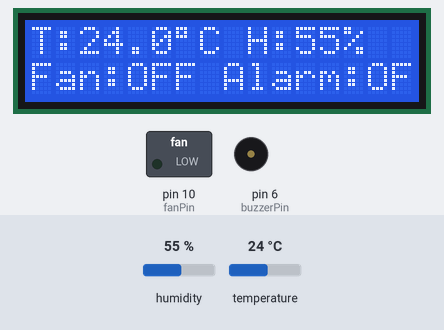
Bench run of a sketch on a simulated Arduino Uno, built with avr-gcc and run on an emulated ATmega328P. Shown: 16×2 character LCD, switched loads named in the sketch (green lamp = pin HIGH), buzzer (waves = sounding, pin HIGH). The inputs (shaded band) are chosen by the test bench; at power-on: temperature 24 °C, humidity 55 %. What the sketch prints to the serial monitor is not drawn.

Above: at 3.2 s.
3.3 s: temperature set to 28 °C
At 5.3 s:
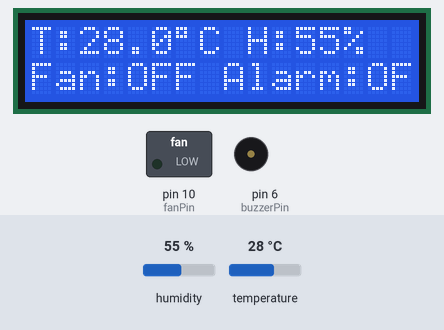
6.0 s: temperature set to 31 °C
At 6.5 s:
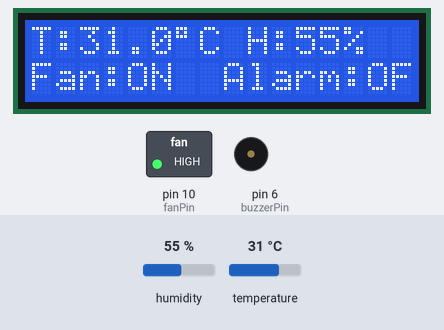
8.7 s: humidity set to 78 %
At 11.4 s:
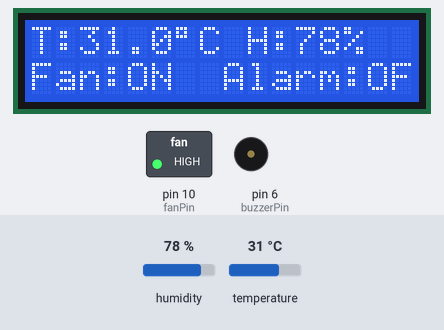
11.8 s: humidity set to 81 %
At 13.8 s:
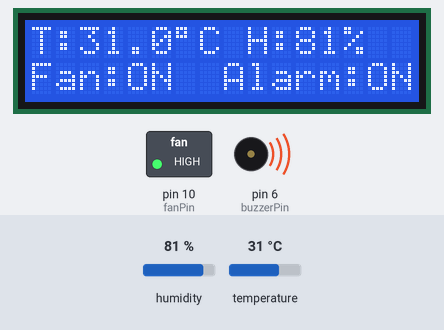
14.5 s: temperature set to 12 °C
At 17.4 s:
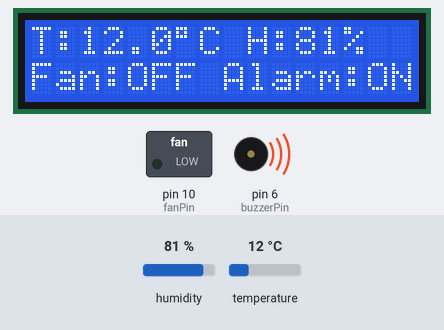
Timing chart, 0 to 18.9 s (numbered marks = the images above; inputs shaded):
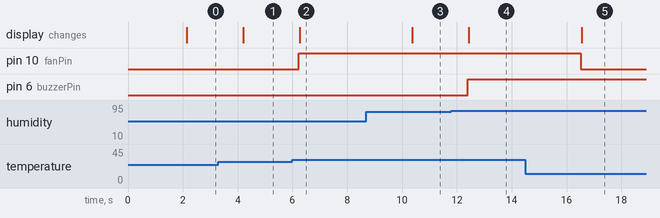

Measured:
- the behaviour switches between 29 and 30 °C on temperature (found by bisection; images 1 and 2)
- the behaviour switches between 79 and 80 % on humidity (found by bisection; images 3 and 4)
- after the input at 3.3 s, the display: changes after 0.91 s (image 1)
- after the input at 6.0 s, pin 10 (fanPin): LOW → HIGH after 0.23 s; the display: changes after 0.27 s (image 2)
- after the input at 8.7 s, the display: changes after 1.7 s (image 3)
- after the input at 11.8 s, pin 6 (buzzerPin): LOW → HIGH after 0.60 s; the display: changes after 0.64 s (image 4)
- after the input at 14.5 s, pin 10 (fanPin): HIGH → LOW after 2.0 s; the display: changes after 2.0 s (image 5)

The sketch:

temperature_humidity_control_system_using_dht11.ino
```cpp
#include <Wire.h>
#include <LiquidCrystal_I2C.h>
#include <DHT.h>

#define DHTPIN 2
#define DHTTYPE DHT11

const int buzzerPin = 6;
const int fanPin = 10;

// Change 0x27 to 0x3F if your LCD uses that address
LiquidCrystal_I2C lcd(0x27, 16, 2);
DHT dht(DHTPIN, DHTTYPE);

const float FAN_ON_TEMP = 30.0;
const float FAN_OFF_TEMP = 28.0;
const float MAX_TEMP = 35.0;
const float MAX_HUMIDITY = 80.0;

bool fanOn = false;

void setup() {
  Serial.begin(9600);

  pinMode(buzzerPin, OUTPUT);
  pinMode(fanPin, OUTPUT);

  digitalWrite(buzzerPin, LOW);
  digitalWrite(fanPin, LOW);

  lcd.init();
  lcd.backlight();

  dht.begin();

  lcd.setCursor(0, 0);
  lcd.print("Temp & Humidity");
  lcd.setCursor(0, 1);
  lcd.print("Control System");
  delay(2000);
  lcd.clear();
}

void loop() {
  float temp = dht.readTemperature();
  float humidity = dht.readHumidity();

  if (isnan(temp) || isnan(humidity)) {
    lcd.setCursor(0, 0);
    lcd.print("DHT11 Error     ");
    lcd.setCursor(0, 1);
    lcd.print("Check Wiring    ");

    // Stop outputs if sensor readings fail
    fanOn = false;
    digitalWrite(fanPin, LOW);
    digitalWrite(buzzerPin, LOW);

    delay(2000);
    return;
  }

  // Fan control with hysteresis
  if (temp >= FAN_ON_TEMP) {
    fanOn = true;
  } else if (temp <= FAN_OFF_TEMP) {
    fanOn = false;
  }

  // High temperature or humidity alarm
  if (temp >= MAX_TEMP || humidity >= MAX_HUMIDITY) {
    digitalWrite(buzzerPin, HIGH);
  } else {
    digitalWrite(buzzerPin, LOW);
  }

  digitalWrite(fanPin, fanOn ? HIGH : LOW);

  // Display readings
  lcd.setCursor(0, 0);
  lcd.print("T:");
  lcd.print(temp, 1);
  lcd.print((char)223);
  lcd.print("C H:");
  lcd.print(humidity, 0);
  lcd.print("%  ");

  lcd.setCursor(0, 1);
  lcd.print("Fan:");
  lcd.print(fanOn ? "ON " : "OFF");
  lcd.print(" Alarm:");
  lcd.print(
    (temp >= MAX_TEMP ||
     humidity >= MAX_HUMIDITY) ? "ON " : "OFF"
  );

  Serial.print("Temperature: ");
  Serial.print(temp);
  Serial.print(" C | Humidity: ");
  Serial.print(humidity);
  Serial.print(" % | Fan: ");
  Serial.println(fanOn ? "ON" : "OFF");

  delay(2000);
}
```
